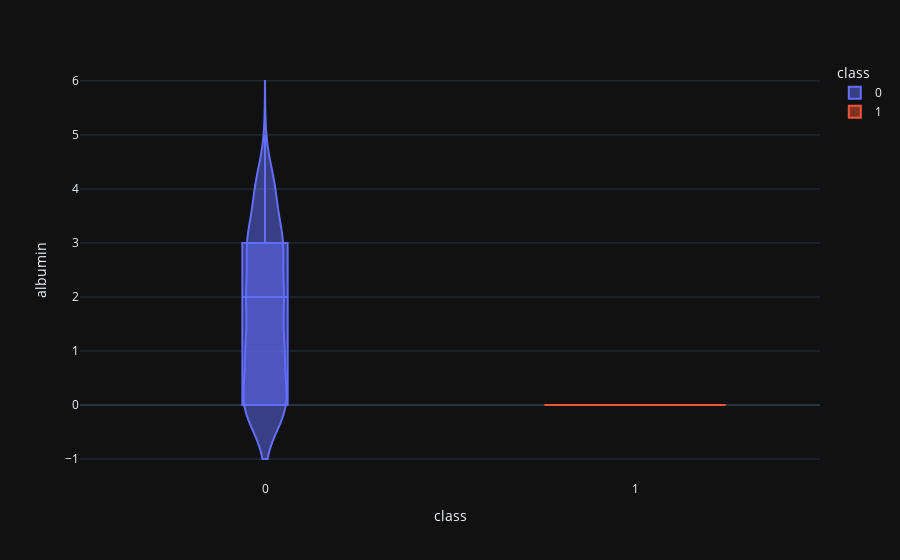

The code cell stored with this chart in its notebook:
### Code cell
violin('albumin')

### Figure 1 — Plotly figure (JSON) as saved in the notebook; plotly's stock layout.template omitted (floating-point values rounded to 4 significant figures; data arrays with more than 128 entries replaced by an {"elided": "..."} marker saying what was removed)
{"data": [{"alignmentgroup": "True", "box": {"visible": true}, "hovertemplate": "class=%{x}<br>albumin=%{y}<extra></extra>", "legendgroup": "0", "marker": {"color": "#636efa"}, "name": "0", "offsetgroup": "0", "orientation": "v", "scalegroup": "True", "showlegend": true, "type": "violin", "x": {"elided": "250 int values"}, "x0": " ", "xaxis": "x", "y": {"elided": "250 int values"}, "y0": " ", "yaxis": "y"}, {"alignmentgroup": "True", "box": {"visible": true}, "hovertemplate": "class=%{x}<br>albumin=%{y}<extra></extra>", "legendgroup": "1", "marker": {"color": "#EF553B"}, "name": "1", "offsetgroup": "1", "orientation": "v", "scalegroup": "True", "showlegend": true, "type": "violin", "x": {"elided": "150 int values"}, "x0": " ", "xaxis": "x", "y": {"elided": "150 int values"}, "y0": " ", "yaxis": "y"}], "layout": {"legend": {"title": {"text": "class"}, "tracegroupgap": 0}, "margin": {"t": 60}, "violinmode": "overlay", "xaxis": {"anchor": "y", "categoryarray": [0, 1], "categoryorder": "array", "domain": [0, 1], "title": {"text": "class"}}, "yaxis": {"anchor": "x", "domain": [0, 1], "title": {"text": "albumin"}}}}
